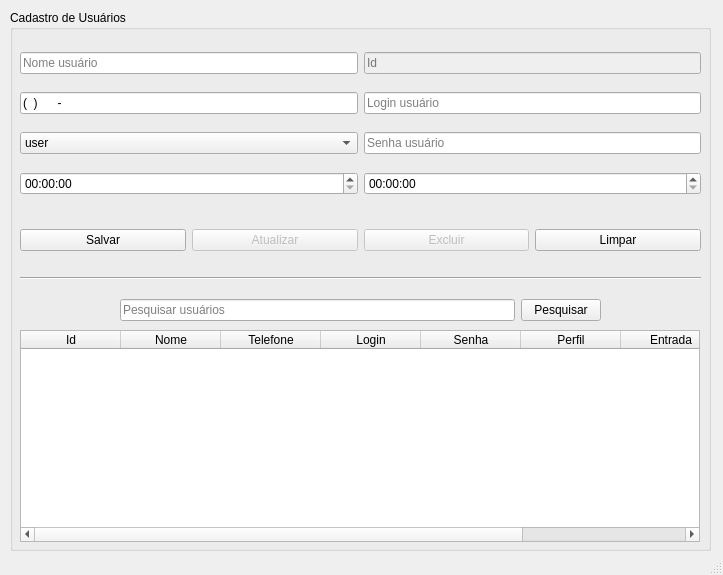
<?xml version="1.0" encoding="UTF-8"?>
<ui version="4.0">
 <class>UserMain</class>
 <widget class="QMainWindow" name="UserMain">
  <property name="geometry">
   <rect>
    <x>0</x>
    <y>0</y>
    <width>723</width>
    <height>575</height>
   </rect>
  </property>
  <property name="minimumSize">
   <size>
    <width>720</width>
    <height>540</height>
   </size>
  </property>
  <property name="windowTitle">
   <string>Cadastro de Usuários - Mehsys</string>
  </property>
  <widget class="QWidget" name="centralwidget">
   <widget class="QGroupBox" name="groupBox">
    <property name="geometry">
     <rect>
      <x>10</x>
      <y>10</y>
      <width>701</width>
      <height>541</height>
     </rect>
    </property>
    <property name="title">
     <string>Cadastro de Usuários</string>
    </property>
    <property name="flat">
     <bool>false</bool>
    </property>
    <widget class="QTableWidget" name="table_user">
     <property name="geometry">
      <rect>
       <x>10</x>
       <y>320</y>
       <width>680</width>
       <height>212</height>
      </rect>
     </property>
     <column>
      <property name="text">
       <string>Id</string>
      </property>
     </column>
     <column>
      <property name="text">
       <string>Nome</string>
      </property>
     </column>
     <column>
      <property name="text">
       <string>Telefone</string>
      </property>
     </column>
     <column>
      <property name="text">
       <string>Login</string>
      </property>
     </column>
     <column>
      <property name="text">
       <string>Senha</string>
      </property>
     </column>
     <column>
      <property name="text">
       <string>Perfil</string>
      </property>
     </column>
     <column>
      <property name="text">
       <string>Entrada</string>
      </property>
     </column>
     <column>
      <property name="text">
       <string>Saída</string>
      </property>
     </column>
    </widget>
    <widget class="QWidget" name="layoutWidget_6">
     <property name="geometry">
      <rect>
       <x>10</x>
       <y>30</y>
       <width>681</width>
       <height>171</height>
      </rect>
     </property>
     <layout class="QHBoxLayout" name="horizontalLayout_9">
      <item>
       <layout class="QVBoxLayout" name="verticalLayout_5">
        <item>
         <widget class="QLineEdit" name="txtNom_usu">
          <property name="statusTip">
           <string>*Digite o nome completo do usuário</string>
          </property>
          <property name="placeholderText">
           <string>Nome usuário</string>
          </property>
          <property name="clearButtonEnabled">
           <bool>true</bool>
          </property>
         </widget>
        </item>
        <item>
         <widget class="QLineEdit" name="txtTel_usu">
          <property name="statusTip">
           <string>*Telefone do usuário</string>
          </property>
          <property name="inputMask">
           <string>(##) #####-####</string>
          </property>
          <property name="placeholderText">
           <string>Telefone usuário</string>
          </property>
         </widget>
        </item>
        <item>
         <widget class="QComboBox" name="cbbPer_usu">
          <property name="statusTip">
           <string>*Escolha o perfil do usuário(admin=acesso total, user=acesso parcial do sistema)</string>
          </property>
          <property name="currentText">
           <string>user</string>
          </property>
          <property name="currentIndex">
           <number>0</number>
          </property>
          <property name="placeholderText">
           <string>Perfil do usuário</string>
          </property>
          <item>
           <property name="text">
            <string>user</string>
           </property>
          </item>
          <item>
           <property name="text">
            <string>admin</string>
           </property>
          </item>
         </widget>
        </item>
        <item>
         <widget class="QTimeEdit" name="timInicio">
          <property name="statusTip">
           <string>Início de horário de trabalho</string>
          </property>
         </widget>
        </item>
       </layout>
      </item>
      <item>
       <layout class="QVBoxLayout" name="verticalLayout_6">
        <item>
         <widget class="QLineEdit" name="txtID_usu">
          <property name="enabled">
           <bool>false</bool>
          </property>
          <property name="statusTip">
           <string>Código do usuário</string>
          </property>
          <property name="placeholderText">
           <string>Id</string>
          </property>
         </widget>
        </item>
        <item>
         <widget class="QLineEdit" name="txtLog_usu">
          <property name="statusTip">
           <string>*Crie um nome de login para acesso ao sistema com pelo menos 4 caractéres</string>
          </property>
          <property name="placeholderText">
           <string>Login usuário</string>
          </property>
         </widget>
        </item>
        <item>
         <widget class="QLineEdit" name="txtSen_usu">
          <property name="statusTip">
           <string>*Crie uma senha com pelo menos 4 caractéres de qualquer tipo</string>
          </property>
          <property name="placeholderText">
           <string>Senha usuário</string>
          </property>
         </widget>
        </item>
        <item>
         <widget class="QTimeEdit" name="timFim">
          <property name="statusTip">
           <string>Fim de horário de trabalho</string>
          </property>
         </widget>
        </item>
       </layout>
      </item>
     </layout>
    </widget>
    <widget class="QWidget" name="layoutWidget_4">
     <property name="geometry">
      <rect>
       <x>110</x>
       <y>280</y>
       <width>481</width>
       <height>41</height>
      </rect>
     </property>
     <layout class="QHBoxLayout" name="horizontalLayout_7">
      <item>
       <widget class="QLineEdit" name="txtPesUsu_usu">
        <property name="statusTip">
         <string>Pesquisar usuários por nome</string>
        </property>
        <property name="placeholderText">
         <string>Pesquisar usuários</string>
        </property>
        <property name="clearButtonEnabled">
         <bool>true</bool>
        </property>
       </widget>
      </item>
      <item>
       <widget class="QPushButton" name="btnPesUsu_usu">
        <property name="text">
         <string>Pesquisar</string>
        </property>
       </widget>
      </item>
     </layout>
    </widget>
    <widget class="Line" name="line_3">
     <property name="geometry">
      <rect>
       <x>10</x>
       <y>260</y>
       <width>681</width>
       <height>16</height>
      </rect>
     </property>
     <property name="orientation">
      <enum>Qt::Horizontal</enum>
     </property>
    </widget>
    <widget class="QWidget" name="layoutWidget_5">
     <property name="geometry">
      <rect>
       <x>10</x>
       <y>205</y>
       <width>681</width>
       <height>51</height>
      </rect>
     </property>
     <layout class="QHBoxLayout" name="horizontalLayout_8">
      <item>
       <widget class="QPushButton" name="btnSal_usu">
        <property name="text">
         <string>Salvar</string>
        </property>
       </widget>
      </item>
      <item>
       <widget class="QPushButton" name="btnAtu_usu">
        <property name="enabled">
         <bool>false</bool>
        </property>
        <property name="text">
         <string>Atualizar</string>
        </property>
       </widget>
      </item>
      <item>
       <widget class="QPushButton" name="btnDel_usu">
        <property name="enabled">
         <bool>false</bool>
        </property>
        <property name="text">
         <string>Excluir</string>
        </property>
       </widget>
      </item>
      <item>
       <widget class="QPushButton" name="btnLim_usu">
        <property name="text">
         <string>Limpar</string>
        </property>
       </widget>
      </item>
     </layout>
    </widget>
   </widget>
  </widget>
  <widget class="QStatusBar" name="statusbar"/>
 </widget>
 <resources/>
 <connections/>
</ui>
